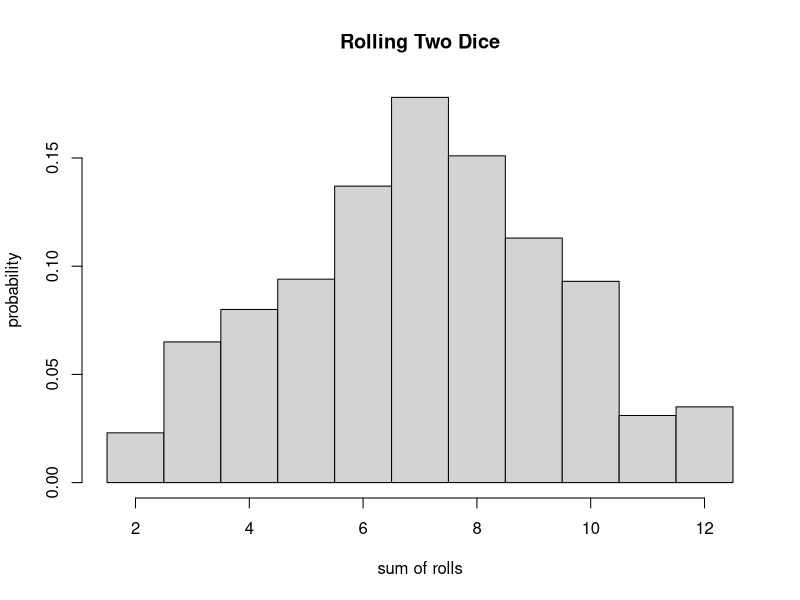

This figure's R source:
## ---- chunk 1
#Write a function to simulate rolling a die where you pass the number of rolls as an argument. Then, use your function to simulate rolling two dice 1000 times and take the sum of the rolls. Plot a histogram of those results.
nrolls <- 1000 #1000 times 
roll <- function(x) {
    sample(1:6, x, replace = TRUE)
}
two_dice <- roll(nrolls) + roll(nrolls) #both dice
hist(two_dice, breaks = c(1.5:12.5), probability = TRUE, main = "Rolling Two Dice",
    xlab = "sum of rolls", ylab = "probability") #making the graph, 

## ---- chunk 2
#You have a deck of 52 cards, Ace to 10 + 3 face cards in each suit. You draw a card at random.
#What is the probability that you draw a face card?
face <- 12/52
face
#What is the probability that you draw a King?
king <- 4/52
king
#What is the probability that you draw a spade?
spade <- 13/52
spade
#What is the probability that you draw a spade given that you draw a face card?
sface <- 3/12
sface
#What is the probability that you draw a King given that you draw a face card?
faceking <- 3/12
faceking
#What is the probability that you draw a card that is both from a red suit (hearts or diamonds) and a face card?
#Pr (A) = red suit = 26/52 = 1/2
#Pr (B) = face card = 12/52 =
#Pr (A | B) = red suit given face card = 6/12
#Pr (A ⋂ B) = Pr (A | B) × Pr (B) = 6/12 × 12/52 = 6/52 = 0.1153846

#What is the probability that you draw a card that is either a club or not a face card?
#Pr (A) = club = 13/52 = 13/52
#Pr (B) = not a face card = 40/52
#Pr (A ⋂ B) = club and not a face card = 10/52
#Pr (A ⋃ B) = Pr (A) + Pr (B) - Pr (A ⋂ B) = 13/52 + 40/52 - 10/52 = 43/52
## ---- chunk 3
#Using the Bernoulli distribution, calculate the expectation for drawing a spade from a deck of cards? What is the variance in this expectation across a large number of draws?
p = 13/52 
bernoulli <- p * (1-p)
bernoulli

